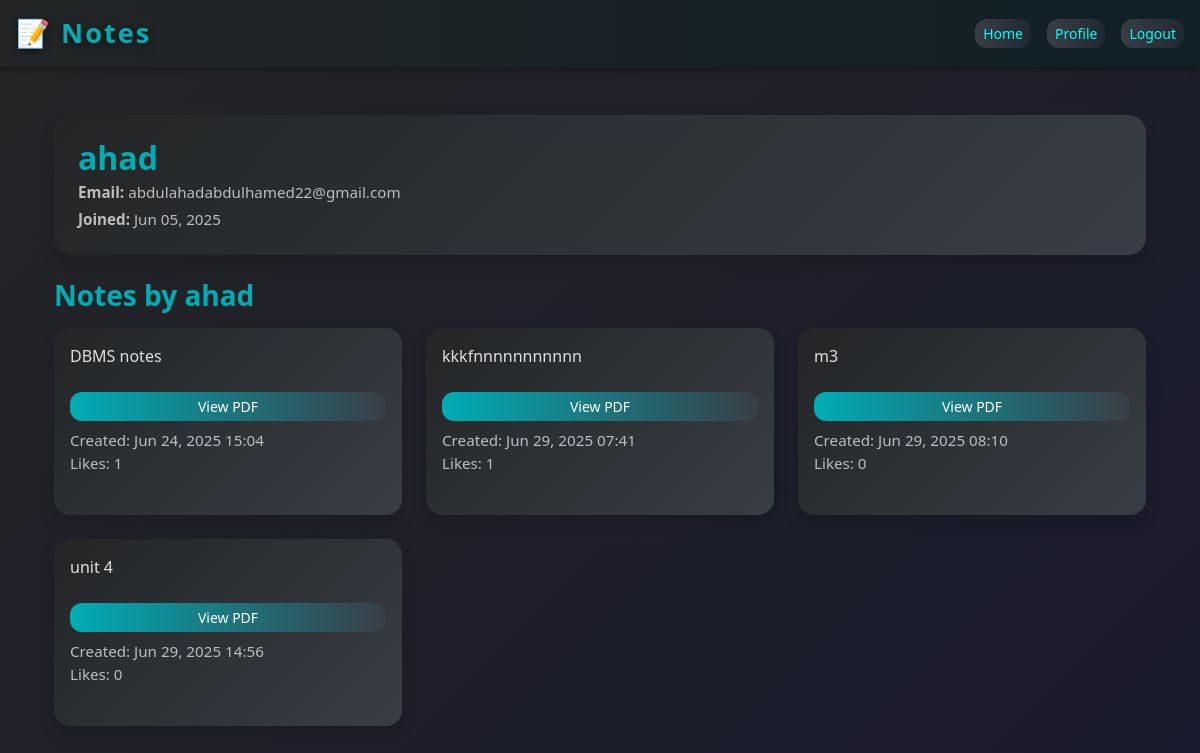
Page /first_note/profile/ahad/ on the earlier database version.
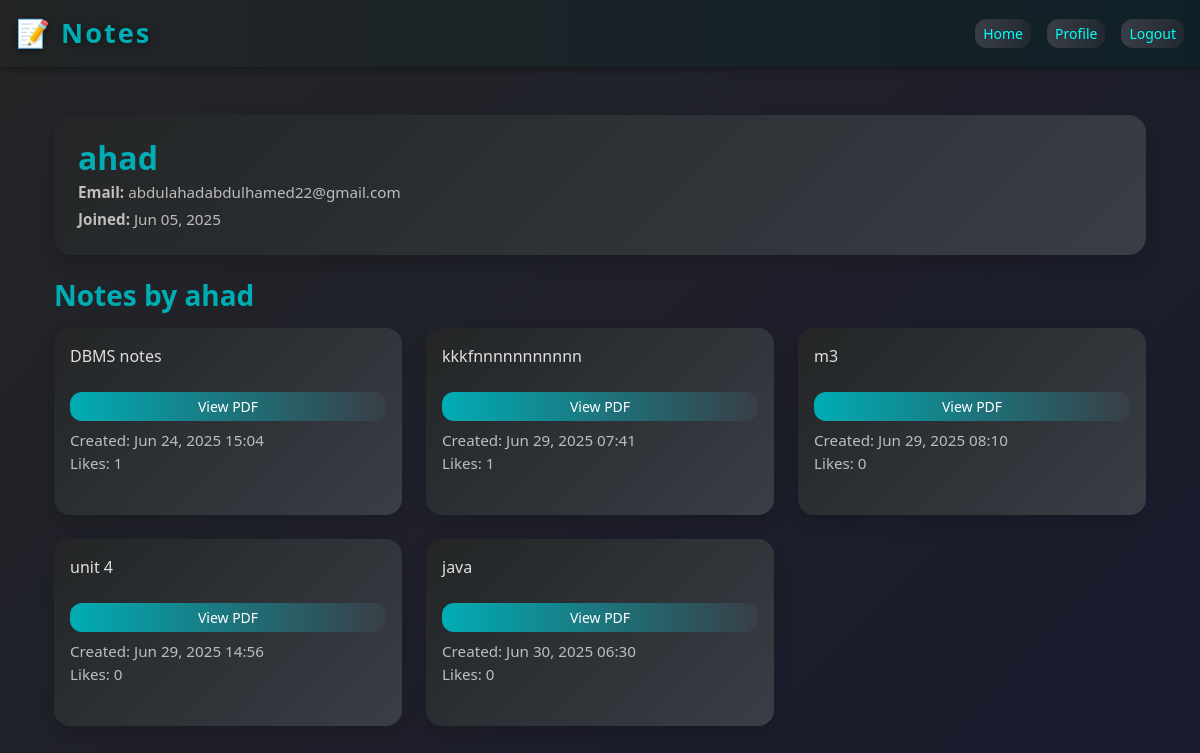
Same page on the later database version.
### first_note/models.py (models this page shows, shortened)
class notes(models.Model):
    user = models.ForeignKey(User, on_delete=models.CASCADE)
    content = models.TextField()
    BRANCH_CHOICES = [
        ('cse', 'CSE'),
        ('it', 'IT'),
        ('ece', 'ECE'),
    ]
    branch = models.CharField(max_length=10, choices=BRANCH_CHOICES,default='cse')
    year = models.IntegerField(choices=[(1, '1st'), (2, '2nd'), (3, '3rd'), (4, '4th')],default=1)
    semester = models.IntegerField(choices=[(1, 'Semester 1'), (2, 'Semester 2'), (3, 'Semester 3'), (4, 'Semester 4'), (5, 'Semester 5'), (6, 'Semester 6'), (7, 'Semester 7'), (8, 'Semester 8')], default=1)
    pdf = models.FileField(upload_to='tweets/pdfs/', blank=True, null=True)
    created_at = models.DateTimeField(default=timezone.now)
    updated_at = models.DateTimeField(auto_now=True)
    likes = models.ManyToManyField(User, related_name='liked_tweets', blank=True)
    favourites = models.ManyToManyField(User, related_name='favourite_notes', blank=True)

### first_note/views.py (the view)
# urls.py: path('profile/<str:username>/', views.profile, name='profile'),
def profile(request, username):
    user_obj = User.objects.get(username=username)
    user_notes = notes.objects.filter(user=user_obj)
    return render(request, 'notes/profile.html', {'user': user_obj, 'notes': user_notes})

### first_note/templates/notes/profile.html (shortened to what this page needs)
{% extends "layout.html" %}
{% block content %}
<div class="container py-4">
    <div class="card mb-4 p-4 shadow" style="background: linear-gradient(135deg, #232526 0%, #393e46 100%); border-radius: 18px;">
        <div class="d-flex align-items-center">
            <div>
                <h2 class="note-title mb-1">{{ user.username }}</h2>
                <p class="note-meta mb-1"><strong>Email:</strong> {{ user.email }}</p>
                <p class="note-meta mb-0"><strong>Joined:</strong> {{ user.date_joined|date:"M d, Y" }}</p>
            </div>
        </div>
    </div>
    <h3 class="note-title mb-3">Notes by {{ user.username }}</h3>
    <div class="row g-4">
        {% for note in notes %}
            <div class="col-12 col-md-6 col-lg-4">
                <div class="card h-100 mb-4 p-3 shadow" style="background: linear-gradient(135deg, #232526 0%, #393e46 100%); border-radius: 16px;">
                    <div class="mb-2" style="color: #e0e0e0;">
                        {{ note.content|linebreaks }}
                    </div>
                    {% if note.pdf %}
                        <a href="{{ note.pdf.url }}" class="btn btn-sm" style="background: linear-gradient(90deg, #00adb5 0%, #393e46 100%); color: #fff;" target="_blank">
                            View PDF
                        </a>
                    {% endif %}
                    <div class="mt-2 note-meta">
                        Created: {{ note.created_at|date:"M d, Y H:i" }}<br>
                        Likes: {{ note.likes.count }}
                    </div>
                </div>
            </div>
        {% empty %}
            <div class="alert alert-info text-center">No notes found for this user.</div>
        {% endfor %}
    </div>
</div>
{% endblock %}

Differences in the rows shown:
added notes: content "java", created_at "Jun 30, 2025 06:30", likes.count "0"
